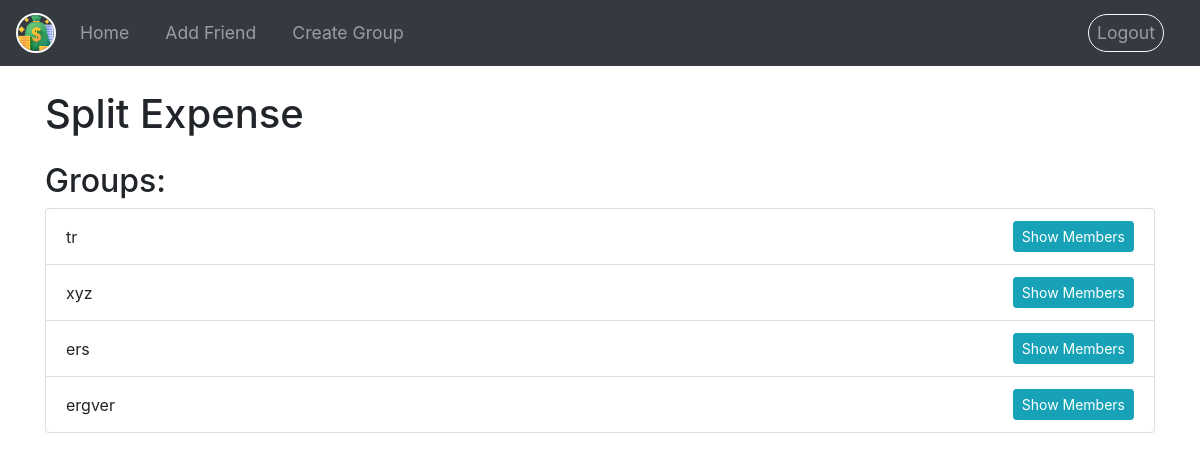
/home/ (signed in), run on an earlier commit of the app's database.
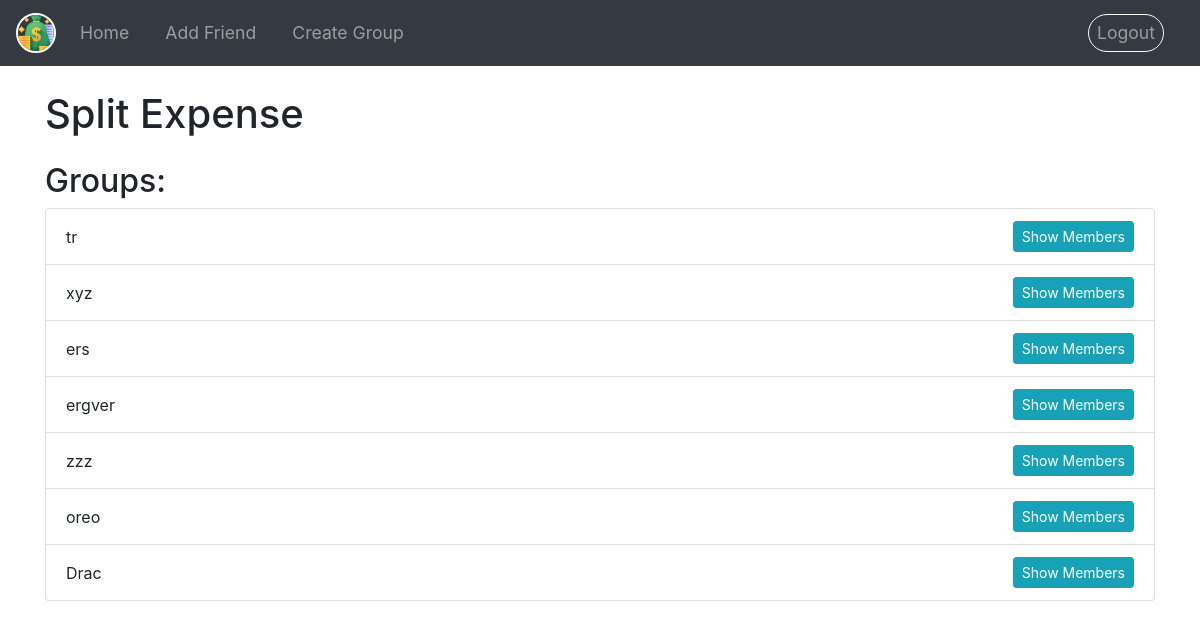
And on a later commit of the database.
### expenses/models.py (models this page shows)
class Group(models.Model):
    name=models.CharField(max_length=60)
    members=models.ManyToManyField(User, related_name="group_members")

### expenses/views.py (the view)
# urls.py: path('home/',views.HomePage,name='home'),
@login_required(login_url='login')
def HomePage(request):
    groups = request.user.group_members.all()
    context = {}
    context['groups'] = groups
    view_group_id = request.GET.get("group_id")
    context['view_group_id'] = view_group_id
    return render (request,'home.html',context)

### templates/home.html (shortened to what this page needs)
<!doctype html>
<html lang="en">
<head>
    <link rel="stylesheet" href="https://cdn.jsdelivr.net/npm/bootstrap@4.3.1/dist/css/bootstrap.min.css">
  </head>
<body>
  {% block navbar %}
    {% include "nav.html" %}
  {% endblock navbar %}
    <div class="container mt-4">
        <h1 class="mb-4">Split Expense</h1>
        {% if groups %}
            <div class="mt-4">
                <h2>Groups:</h2>
                <ul class="list-group">
                    {% for group in groups %}
                        <li class="list-group-item d-flex justify-content-between align-items-center">
                            {{ group.name }}
                            <form class="ml-2">
                                <a href="?view_group_id={{ group.id }}">
                                  <button type="submit" class="btn btn-info btn-sm" onclick="toggleMembers()">Show Members</button>
                                </a>
                              </form>
                        </li>
                    {% endfor %}
                </ul>
            </div>
        {% endif %}
    </div>
  </body>
</html>

What changed in the data, as far as the page shows it:
added Group: name "zzz"
added Group: name "oreo"
added Group: name "Drac"
